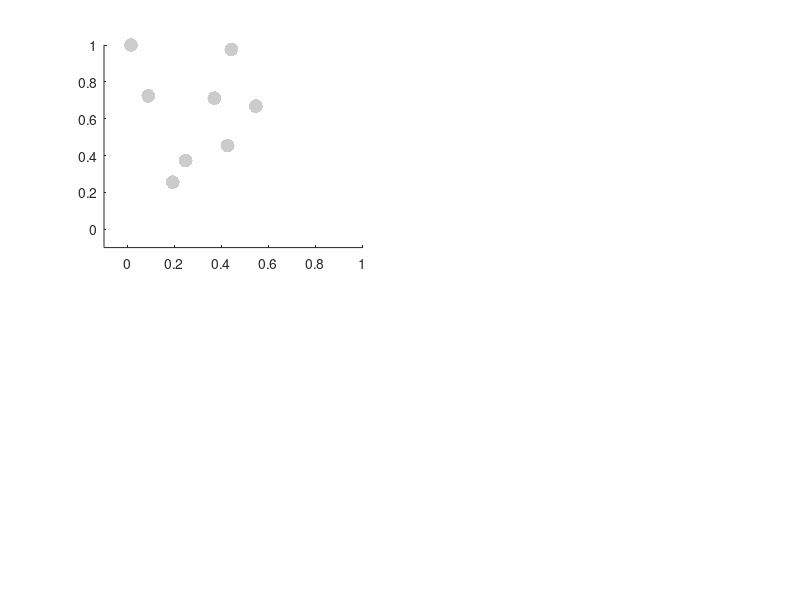

This figure's MATLAB source: (Note: this script raises an error after producing the figure.)
clc
clear
close all

load click_positions_wFixDot.mat

hBarLength_FG = abs(frontDotX_FG - backDotX_FG);
hBarLength_FE = abs(frontDotX_FE - backDotX_FE);

leftHand_FG = abs(centerDotX_FG - backDotX_FG);
leftHand_FE = abs(centerDotX_FE - backDotX_FE);

rightHand_FG = abs(frontDotX_FG - centerDotX_FG);
rightHand_FE = abs(frontDotX_FE - centerDotX_FE);

distortion_expected_FG = (leftHand_FG-rightHand_FG) ./ hBarLength_FG;
distortion_expected_FE = (leftHand_FE-rightHand_FE) ./ hBarLength_FE;

figure('units','inches','outerposition',[1 1 6.75 8])


%% plot scatter
% mdl = fitlm(distortion_expected_FG, distortion_expected_FE);
% 
% fprintf([ ...
%     '<Fit parameters> \n' ...
%     '---------------- \n' ...
%     'y = %4.2fx + (%4.2f) \n' ...
%     'adjR2: %4.2f \n'], ...
%     mdl.Coefficients.Estimate(2), ...
%     mdl.Coefficients.Estimate(1), ...
%     mdl.Rsquared.Adjusted)
% 
% disp(mdl)

subplot(2,2,1)

szMarker = 100;
alphaMarker = .2;
% lwFit = 3;
% lwBound = 2.5;
c = 'k';
ticks = -1:.25:1;

hold on
scatter(distortion_expected_FG, distortion_expected_FE, ...
    szMarker, c, 'fill', ...
    'markerfacealpha',alphaMarker)
% h = plot(mdl);

% hData = findobj(h,'DisplayName','Data');
% hFit = findobj(h,'DisplayName','Fit');
% hBound = findobj(h,'DisplayName','Confidence bounds');
% hBound = findobj(h,'LineStyle',hBound.LineStyle, 'Color', hBound.Color);

% set(hFit,'color',c,'linewidth',lwFit)
% set(hBound,'color',c,'linestyle',':','linewidth',lwBound)

% hData.MarkerFaceColor = 'none';
% hData.MarkerEdgeColor = 'none';

axis([-.1 1 -.1 1])
addUnityLine

xticks(ticks)
xlabel({'Inferred shape distortion'; 'Flash-Grab'})
xline(0)

yticks(ticks)
ylabel({'Inferred shape distortion'; 'Frame'})
yline(0)

text(.8, .05, ['N = ',num2str(numel(hBarLength_FG))])

title ''
legend off
cleanplot

fprintf('\n*** FG median observed distortion: %4.2f', median(distortion_expected_FG))
fprintf('\n*** FE median observed distortion: %4.2f\n', median(distortion_expected_FE))

%% plot inferred distortion difference

subplot(2,2,2)

data_mat = (distortion_expected_FE-distortion_expected_FG) ...
    ./ distortion_expected_FG * 100;

scatterbar_median(data_mat);
errorbar(1, median(data_mat), MAD(data_mat), ...
    'o','color','k','linewidth',2,'marker','none')

xticks(1)
set(gca,'xcolor','none')

ylabel({'Inferred distortion difference (%)', '(Frame vs. Flash-Grab)'})
yticks(0:50:150)
ylim([-10 150])
yline(0)

% add statistics
[delta, deltap, p, W, z, r] = signrank_full(data_mat);
fprintf([ ...
    '\n <Distortion difference>' ...
    '\n -----------------------' ...
    '\n mean decrease = %4.1f pp' ...
    '\n mean decrease = %3.0f %%' ...
    '\n W = %5.2f' ...
    '\n z = %5.2f' ...
    '\n p = %5.3f' ...
    '\n r = %4.2f \n'], ...
delta,deltap,W,z,p,r)
statbar(1,1,150,p)

pbaspect([1,3,1])
cleanplot

%% save figure
% set(gcf,'papersize',[8.3 11.7])
% saveas(gcf,'../results/fig04.pdf')
